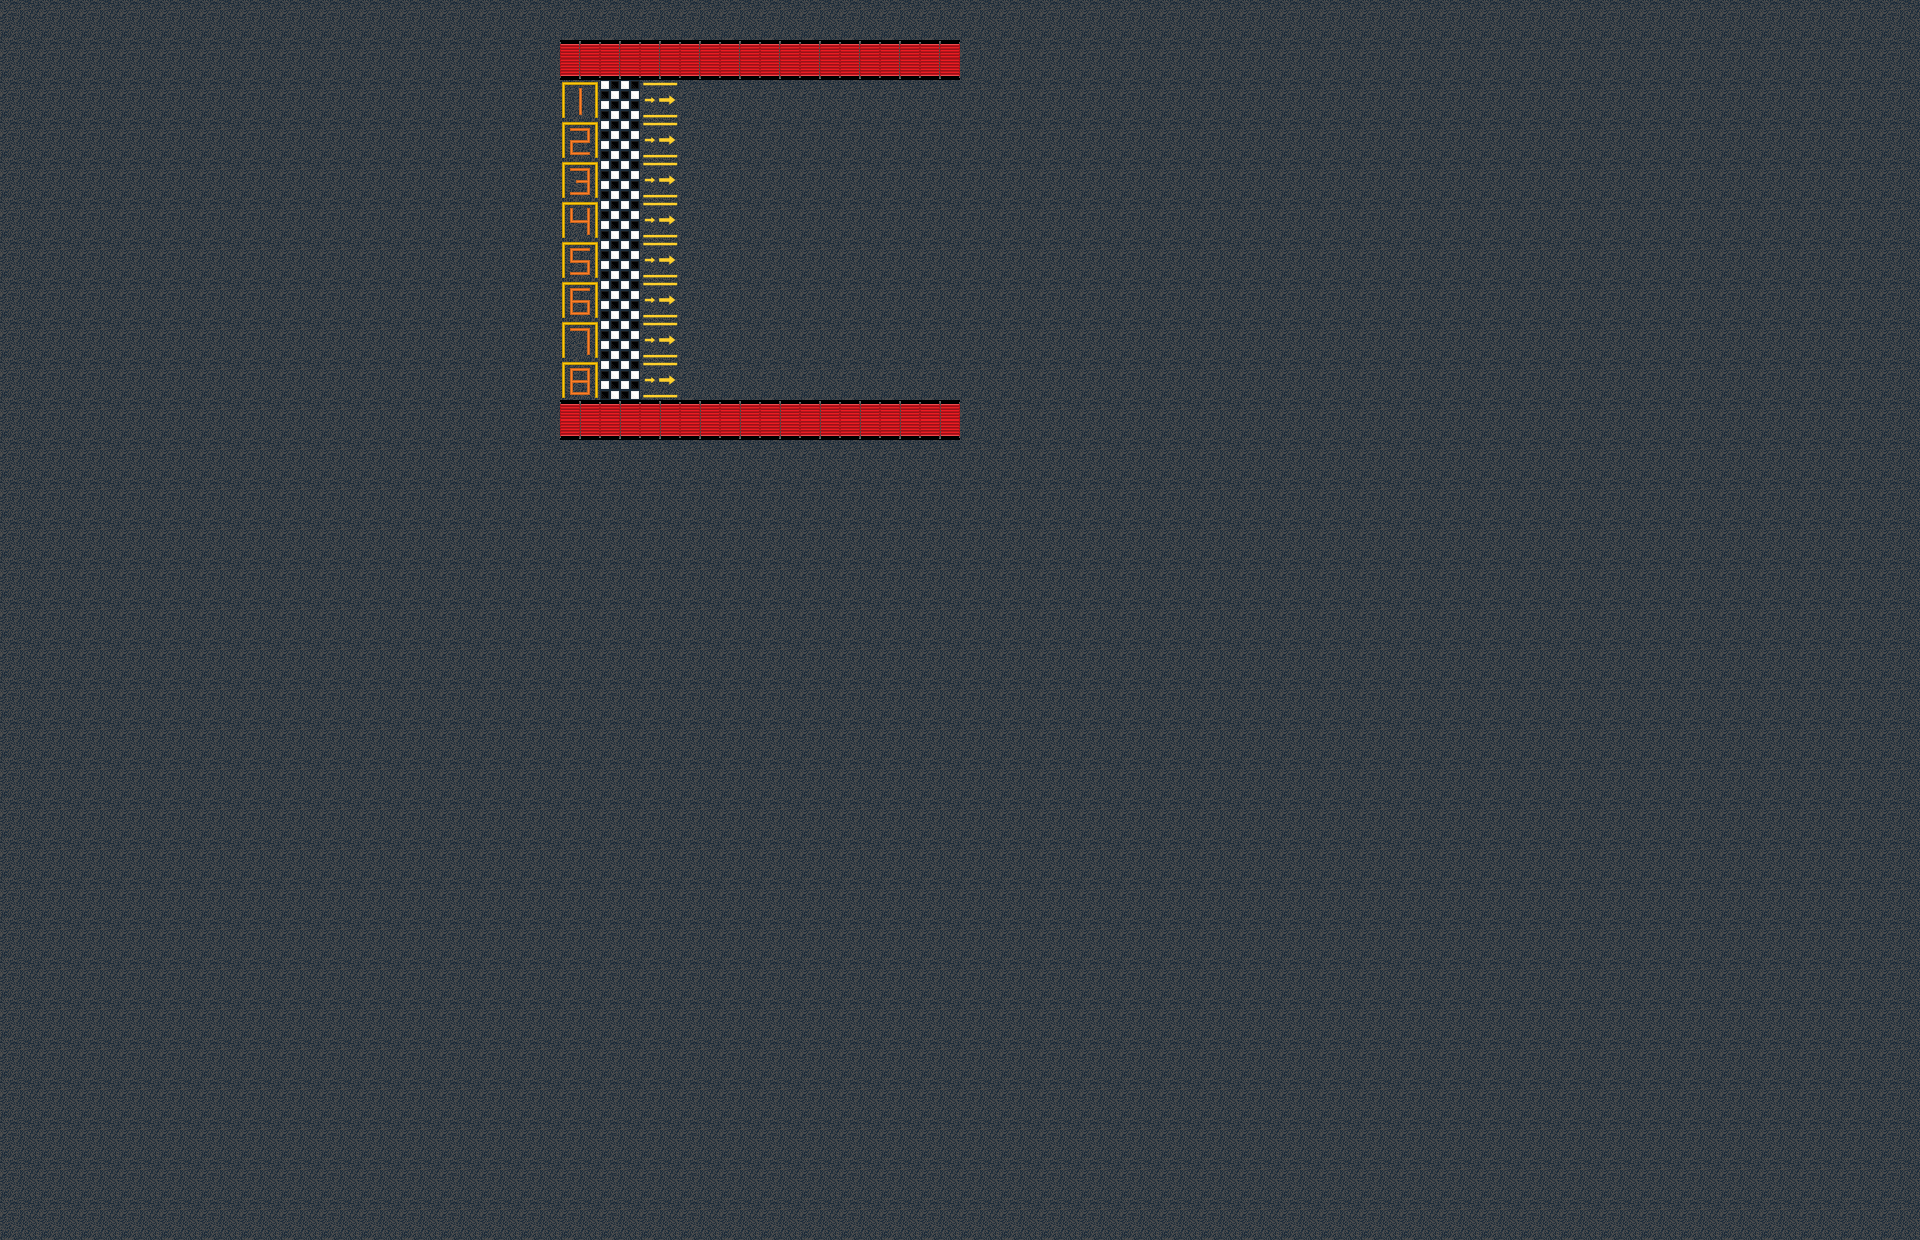

A 2D game scene composited from a Tiled map and its tileset images. What follows is a short description and the map's XML, with every tile layer's data as written:
An orthogonal 48x31 tile map with 40x40 px tiles, 1 tile layer (Race Track), 5 tilesets and 9 objects.

<map version="1.2" tiledversion="1.2.4" orientation="orthogonal" renderorder="right-down" width="48" height="31" tilewidth="40" tileheight="40" infinite="0" nextlayerid="5" nextobjectid="27">
 <tileset firstgid="1" source="road.tsx" />
 <tileset firstgid="51" source="obstacles.tsx" />
 <tileset firstgid="101" source="wall.tsx" />
 <tileset firstgid="151" source="lake.tsx" />
 <tileset firstgid="201" source="city.tsx" />
 <layer id="4" name="Race Track" width="48" height="31">
  <data encoding="csv">
2,2,2,2,2,2,2,2,2,2,2,2,2,2,2,2,2,2,2,2,2,2,2,2,2,2,2,2,2,2,2,2,2,2,2,2,2,2,2,2,2,2,2,2,2,2,2,2,
2,2,2,2,2,2,2,2,2,2,2,2,2,2,102,102,102,102,102,102,102,102,102,102,2,2,2,2,2,2,2,2,2,2,2,2,2,2,2,2,2,2,2,2,2,2,2,2,
2,2,2,2,2,2,2,2,2,2,2,2,2,2,7,3,19,2,2,2,2,2,2,2,2,2,2,2,2,2,2,2,2,2,2,2,2,2,2,2,2,2,2,2,2,2,2,2,
2,2,2,2,2,2,2,2,2,2,2,2,2,2,8,3,19,2,2,2,2,2,2,2,2,2,2,2,2,2,2,2,2,2,2,2,2,2,2,2,2,2,2,2,2,2,2,2,
2,2,2,2,2,2,2,2,2,2,2,2,2,2,9,3,19,2,2,2,2,2,2,2,2,2,2,2,2,2,2,2,2,2,2,2,2,2,2,2,2,2,2,2,2,2,2,2,
2,2,2,2,2,2,2,2,2,2,2,2,2,2,10,3,19,2,2,2,2,2,2,2,2,2,2,2,2,2,2,2,2,2,2,2,2,2,2,2,2,2,2,2,2,2,2,2,
2,2,2,2,2,2,2,2,2,2,2,2,2,2,11,3,19,2,2,2,2,2,2,2,2,2,2,2,2,2,2,2,2,2,2,2,2,2,2,2,2,2,2,2,2,2,2,2,
2,2,2,2,2,2,2,2,2,2,2,2,2,2,12,3,19,2,2,2,2,2,2,2,2,2,2,2,2,2,2,2,2,2,2,2,2,2,2,2,2,2,2,2,2,2,2,2,
2,2,2,2,2,2,2,2,2,2,2,2,2,2,13,3,19,2,2,2,2,2,2,2,2,2,2,2,2,2,2,2,2,2,2,2,2,2,2,2,2,2,2,2,2,2,2,2,
2,2,2,2,2,2,2,2,2,2,2,2,2,2,14,3,19,2,2,2,2,2,2,2,2,2,2,2,2,2,2,2,2,2,2,2,2,2,2,2,2,2,2,2,2,2,2,2,
2,2,2,2,2,2,2,2,2,2,2,2,2,2,106,106,106,106,106,106,106,106,106,106,2,2,2,2,2,2,2,2,2,2,2,2,2,2,2,2,2,2,2,2,2,2,2,2,
2,2,2,2,2,2,2,2,2,2,2,2,2,2,2,2,2,2,2,2,2,2,2,2,2,2,2,2,2,2,2,2,2,2,2,2,2,2,2,2,2,2,2,2,2,2,2,2,
2,2,2,2,2,2,2,2,2,2,2,2,2,2,2,2,2,2,2,2,2,2,2,2,2,2,2,2,2,2,2,2,2,2,2,2,2,2,2,2,2,2,2,2,2,2,2,2,
2,2,2,2,2,2,2,2,2,2,2,2,2,2,2,2,2,2,2,2,2,2,2,2,2,2,2,2,2,2,2,2,2,2,2,2,2,2,2,2,2,2,2,2,2,2,2,2,
2,2,2,2,2,2,2,2,2,2,2,2,2,2,2,2,2,2,2,2,2,2,2,2,2,2,2,2,2,2,2,2,2,2,2,2,2,2,2,2,2,2,2,2,2,2,2,2,
2,2,2,2,2,2,2,2,2,2,2,2,2,2,2,2,2,2,2,2,2,2,2,2,2,2,2,2,2,2,2,2,2,2,2,2,2,2,2,2,2,2,2,2,2,2,2,2,
2,2,2,2,2,2,2,2,2,2,2,2,2,2,2,2,2,2,2,2,2,2,2,2,2,2,2,2,2,2,2,2,2,2,2,2,2,2,2,2,2,2,2,2,2,2,2,2,
2,2,2,2,2,2,2,2,2,2,2,2,2,2,2,2,2,2,2,2,2,2,2,2,2,2,2,2,2,2,2,2,2,2,2,2,2,2,2,2,2,2,2,2,2,2,2,2,
2,2,2,2,2,2,2,2,2,2,2,2,2,2,2,2,2,2,2,2,2,2,2,2,2,2,2,2,2,2,2,2,2,2,2,2,2,2,2,2,2,2,2,2,2,2,2,2,
2,2,2,2,2,2,2,2,2,2,2,2,2,2,2,2,2,2,2,2,2,2,2,2,2,2,2,2,2,2,2,2,2,2,2,2,2,2,2,2,2,2,2,2,2,2,2,2,
2,2,2,2,2,2,2,2,2,2,2,2,2,2,2,2,2,2,2,2,2,2,2,2,2,2,2,2,2,2,2,2,2,2,2,2,2,2,2,2,2,2,2,2,2,2,2,2,
2,2,2,2,2,2,2,2,2,2,2,2,2,2,2,2,2,2,2,2,2,2,2,2,2,2,2,2,2,2,2,2,2,2,2,2,2,2,2,2,2,2,2,2,2,2,2,2,
2,2,2,2,2,2,2,2,2,2,2,2,2,2,2,2,2,2,2,2,2,2,2,2,2,2,2,2,2,2,2,2,2,2,2,2,2,2,2,2,2,2,2,2,2,2,2,2,
2,2,2,2,2,2,2,2,2,2,2,2,2,2,2,2,2,2,2,2,2,2,2,2,2,2,2,2,2,2,2,2,2,2,2,2,2,2,2,2,2,2,2,2,2,2,2,2,
2,2,2,2,2,2,2,2,2,2,2,2,2,2,2,2,2,2,2,2,2,2,2,2,2,2,2,2,2,2,2,2,2,2,2,2,2,2,2,2,2,2,2,2,2,2,2,2,
2,2,2,2,2,2,2,2,2,2,2,2,2,2,2,2,2,2,2,2,2,2,2,2,2,2,2,2,2,2,2,2,2,2,2,2,2,2,2,2,2,2,2,2,2,2,2,2,
2,2,2,2,2,2,2,2,2,2,2,2,2,2,2,2,2,2,2,2,2,2,2,2,2,2,2,2,2,2,2,2,2,2,2,2,2,2,2,2,2,2,2,2,2,2,2,2,
2,2,2,2,2,2,2,2,2,2,2,2,2,2,2,2,2,2,2,2,2,2,2,2,2,2,2,2,2,2,2,2,2,2,2,2,2,2,2,2,2,2,2,2,2,2,2,2,
2,2,2,2,2,2,2,2,2,2,2,2,2,2,2,2,2,2,2,2,2,2,2,2,2,2,2,2,2,2,2,2,2,2,2,2,2,2,2,2,2,2,2,2,2,2,2,2,
2,2,2,2,2,2,2,2,2,2,2,2,2,2,2,2,2,2,2,2,2,2,2,2,2,2,2,2,2,2,2,2,2,2,2,2,2,2,2,2,2,2,2,2,2,2,2,2,
2,2,2,2,2,2,2,2,2,2,2,2,2,2,2,2,2,2,2,2,2,2,2,2,2,2,2,2,2,2,2,2,2,2,2,2,2,2,2,2,2,2,2,2,2,2,2,2
</data>
 </layer>
 <objectgroup color="#ff0000" id="2" name="Race Waypoints">
  <object id="1" x="1680" y="254">
   <point />
  </object>
  <object id="23" x="1693" y="747">
   <point />
  </object>
  <object id="24" x="118" y="775">
   <point />
  </object>
  <object id="25" x="121" y="257">
   <point />
  </object>
  <object id="26" x="620" y="255">
   <point />
  </object>
 </objectgroup>
 <objectgroup color="#ffffff" id="3" name="Placement Waypoints">
  <object id="9" x="539.667" y="114.67">
   <point />
  </object>
  <object id="10" x="540.334" y="154">
   <point />
  </object>
  <object id="11" x="540" y="197">
   <point />
  </object>
  <object id="12" x="541" y="236">
   <point />
  </object>
 </objectgroup>
</map>
